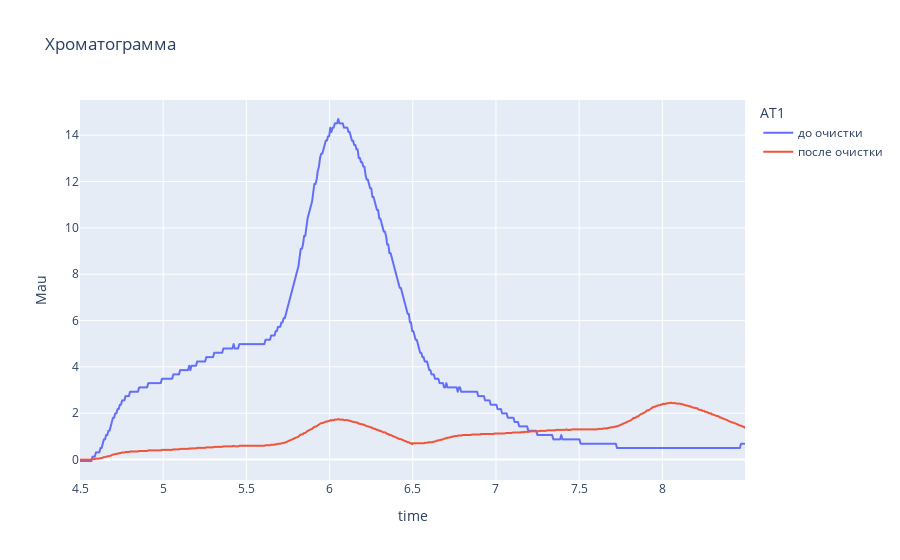

Source (notebook cell):
### Code cell
fon_val = 256
fon = (fon_val,fon_val,fon_val)
line_val = 0
line = (line_val,line_val,line_val)
grid_val = 256
grid = (grid_val,grid_val,grid_val)

df = pd.DataFrame(process_graph('graph2.jpg', 4.5, 8.5, 0, 20, line, fon, grid),columns=['time','Mau'])

df.shape

import plotly.express as px

type_name = 'AT1'
df[type_name] = 'до очистки'
df['Mau'] = df['Mau'] - 1
df1= df.copy()
df1['Mau'] = df1['Mau']/16*1.9
df1[type_name] = 'после очистки'
df1 = df1.drop(index=df1.query('time>=6.5').index)

df2 = df1.query('time>=4.5 and time<6.5')
df2['time'] = df2['time'] + 2
df2['Mau'] = df2['Mau'] + 0.71

df3 = pd.concat([df1,df2])


fig = px.line(pd.concat([df,df3]), x="time", y="Mau",color = type_name, title='Хроматограмма')
fig.show()

### Figure 1 — Plotly figure (JSON) as saved in the notebook; plotly's stock layout.template omitted (floating-point values rounded to 4 significant figures; data arrays with more than 128 entries replaced by an {"elided": "..."} marker saying what was removed)
{"data": [{"hovertemplate": "AT1=до очистки<br>time=%{x}<br>Mau=%{y}<extra></extra>", "legendgroup": "до очистки", "line": {"color": "#636efa", "dash": "solid"}, "marker": {"symbol": "circle"}, "mode": "lines", "name": "до очистки", "showlegend": true, "type": "scattergl", "x": {"elided": "584 float values"}, "xaxis": "x", "y": {"elided": "584 float values"}, "yaxis": "y"}, {"hovertemplate": "AT1=после очистки<br>time=%{x}<br>Mau=%{y}<extra></extra>", "legendgroup": "после очистки", "line": {"color": "#EF553B", "dash": "solid"}, "marker": {"symbol": "circle"}, "mode": "lines", "name": "после очистки", "showlegend": true, "type": "scattergl", "x": {"elided": "586 float values"}, "xaxis": "x", "y": {"elided": "586 float values"}, "yaxis": "y"}], "layout": {"legend": {"title": {"text": "AT1"}, "tracegroupgap": 0}, "title": {"text": "Хроматограмма"}, "xaxis": {"anchor": "y", "domain": [0, 1], "title": {"text": "time"}}, "yaxis": {"anchor": "x", "domain": [0, 1], "title": {"text": "Mau"}}}}
